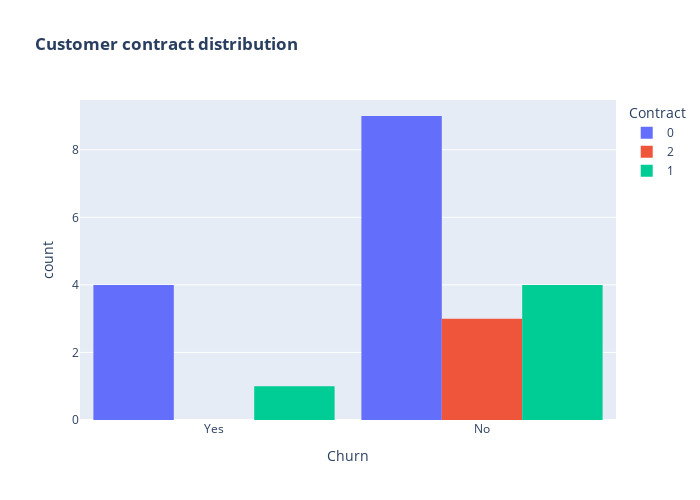

The cell this chart's notebook holds for it:
### Code cell
df['Churn'].replace(to_replace=[0,1],value=['No','Yes'],inplace=True)
fig = px.histogram(df, x="Churn", color="Contract", barmode="group", title="<b>Customer contract distribution<b>")
fig.update_layout(width=700, height=500, bargap=0.1)
fig.show()

### Figure 1 — Plotly figure (JSON) as saved in the notebook; plotly's stock layout.template omitted (floating-point values rounded to 4 significant figures)
{"data": [{"alignmentgroup": "True", "bingroup": "x", "hovertemplate": "Contract=0<br>Churn=%{x}<br>count=%{y}<extra></extra>", "legendgroup": "0", "marker": {"color": "#636efa", "pattern": {"shape": ""}}, "name": "0", "offsetgroup": "0", "orientation": "v", "showlegend": true, "type": "histogram", "x": ["Yes", "No", "No", "No", "No", "Yes", "No", "No", "No", "Yes", "No", "Yes", "No"], "xaxis": "x", "yaxis": "y"}, {"alignmentgroup": "True", "bingroup": "x", "hovertemplate": "Contract=2<br>Churn=%{x}<br>count=%{y}<extra></extra>", "legendgroup": "2", "marker": {"color": "#EF553B", "pattern": {"shape": ""}}, "name": "2", "offsetgroup": "2", "orientation": "v", "showlegend": true, "type": "histogram", "x": ["No", "No", "No"], "xaxis": "x", "yaxis": "y"}, {"alignmentgroup": "True", "bingroup": "x", "hovertemplate": "Contract=1<br>Churn=%{x}<br>count=%{y}<extra></extra>", "legendgroup": "1", "marker": {"color": "#00cc96", "pattern": {"shape": ""}}, "name": "1", "offsetgroup": "1", "orientation": "v", "showlegend": true, "type": "histogram", "x": ["Yes", "No", "No", "No", "No"], "xaxis": "x", "yaxis": "y"}], "layout": {"bargap": 0.1, "barmode": "group", "height": 500, "legend": {"title": {"text": "Contract"}, "tracegroupgap": 0}, "title": {"text": "<b>Customer contract distribution<b>"}, "width": 700, "xaxis": {"anchor": "y", "domain": [0, 1], "title": {"text": "Churn"}}, "yaxis": {"anchor": "x", "domain": [0, 1], "title": {"text": "count"}}}}
